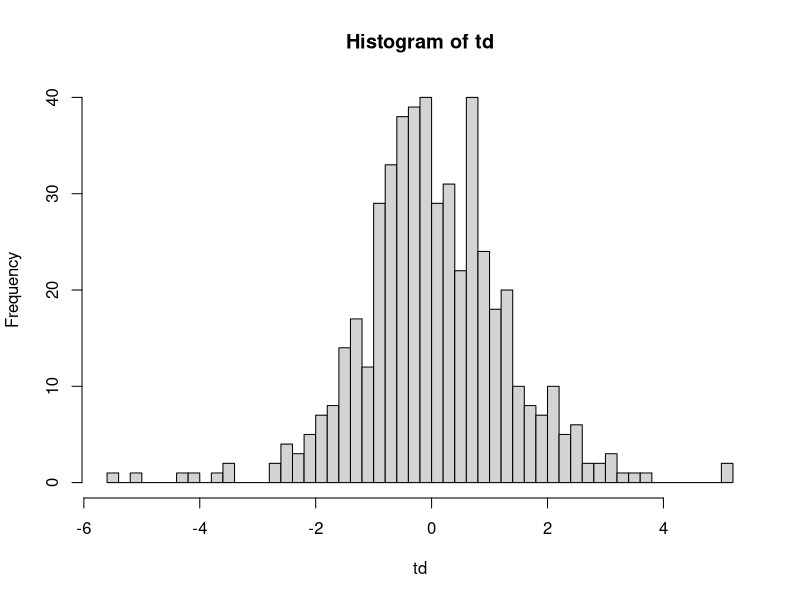
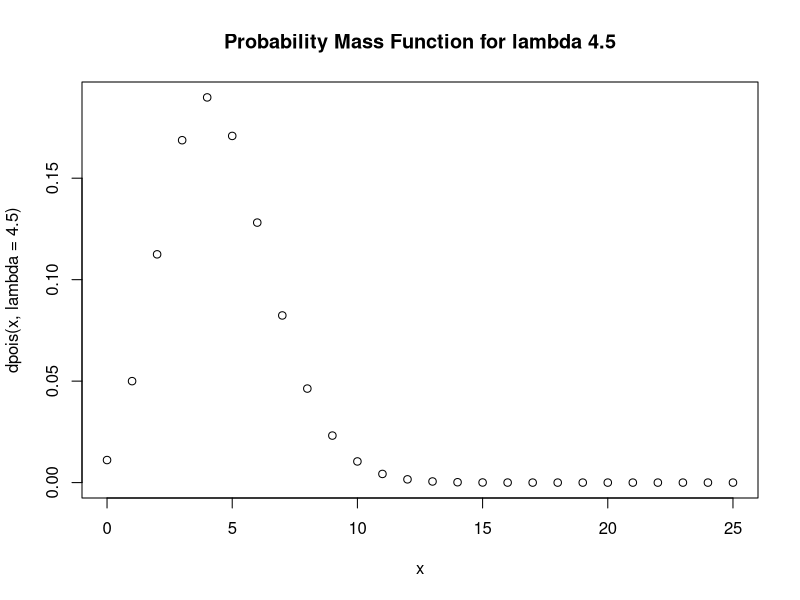
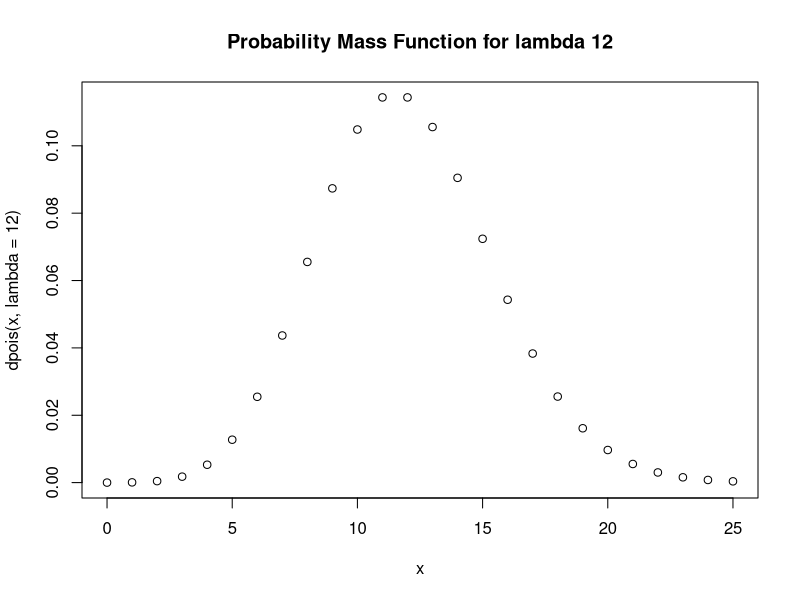

The R source for these figures, in order:
## ---- chunk 1
# Variance is 25, therefore sd = sqrt(25) = 5
# Mean is 22
# Probability that the normal variable will be less than 16.2
# Probability of a random variable x in normal distribution pnorm(x, mean, sd)
p1 = pnorm(16.2,22,5)
# Probability that the normal variable will be less than 27.5
p2 = pnorm(27.5,22,5)

#  Probability that the normal random variable lies between 16.2 and 27.5
pq1 = p2 - p1
pq1
## ---- chunk 2
# Here mean is 25 and sd is 3 
# Probability that the normal variable will be less than 27
# Probability of a random variable x in normal distribution pnorm(x, mean, sd)
q = pnorm(27,25,3)

# Probability that the normal variable will be greter than 27
pq2 = 1- q
pq2
## ---- chunk 3
# Here the probability is 0.5 
# Probability of an expected outocomr x in binomial distribution pbinom(expected_outcome, total_outcome, probability)
# Probability of getting 30 heads from 60 toss 
p30 = pbinom(30, 60, 0.5)
# Probability of getting 30 heads from 60 toss 
p20 = pbinom(20, 60, 0.5)

# Probability of getting head between 20 and 30 times
pq3 = p30 - p20
pq3
## ---- chunk 4
# Here the mean is 7
# Probability of getting random vraible X is strictly less than 10 is
q4 = ppois(10,7)

# Probability of getting random vraible X is strictly greater than 10 is
pq4 = 1-q4
pq4
## ---- chunk 5
# To generate 500 samples in the students t distribution we have to use the formula rt(n, df, ncp). Here n is the number of observation, df is the degree of freedom and ncp is the non-centrality parameter. I am omiitting ncp here, since I am using the central t distribution.   
td <- rt(500, 5)
td
# Plottting the distribution in the histogram
hist(td,40)
## ---- chunk 6
# Without no upper limit 
x <- 0:25
plot(x, dpois(x, lambda = 4.5), main = "Probability Mass Function for lambda 4.5")
plot(x, dpois(x, lambda = 12), main = "Probability Mass Function for lambda 12")
